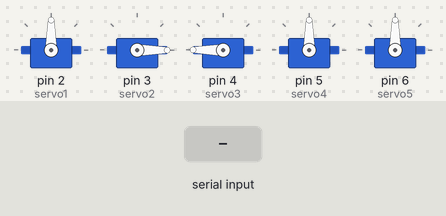
This sketch was run on a simulated Arduino Uno, built with avr-gcc and run on an emulated ATmega328P. Shown: 5 × servo. Inputs (shaded band) come from the test bench.

Above: at 2.9 s.
3.0 s: "a" received over Serial
At 3.8 s:
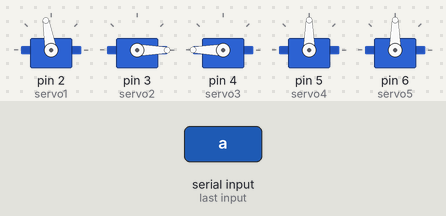
4.5 s: byte 105 (105) received over Serial
At 4.9 s:
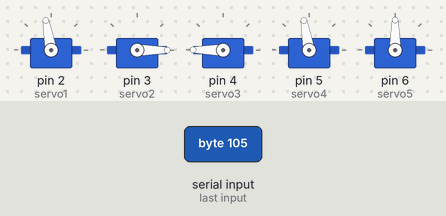
6.0 s: byte 103 (103) received over Serial
At 7.2 s:
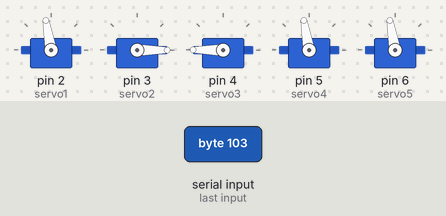
7.5 s: byte 106 (106) received over Serial
At 8.4 s:
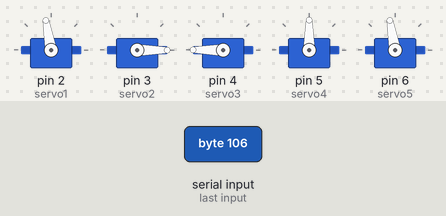
9.0 s: "b" received over Serial
At 9.5 s:
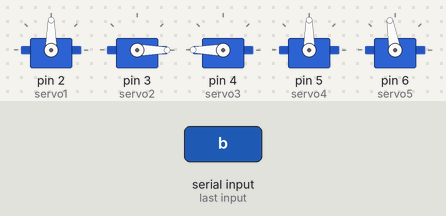
10.5 s: "f" received over Serial
At 11.9 s:
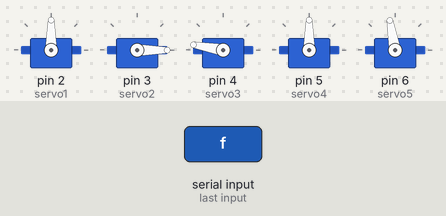
Timing chart, 0 to 13.0 s (numbered marks = the images above; inputs shaded):
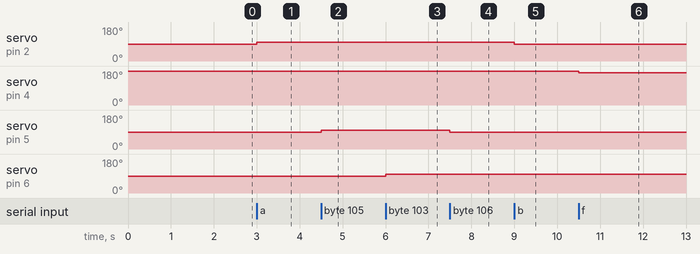

Measured:
- after the input at 3.0 s, servo on pin 2 (servo1): 90° → 100° at once
- after the input at 4.5 s, servo on pin 5 (servo4): 90° → 100° at once
- after the input at 6.0 s, servo on pin 6 (servo5): 90° → 100° at once
- after the input at 7.5 s, servo on pin 5 (servo4): 100° → 90° at once
- after the input at 9.0 s, servo on pin 2 (servo1): 100° → 90° at once
- after the input at 10.5 s, servo on pin 4 (servo3): 180° → 170° at once

The sketch:

BrazoBluetooth.ino
```cpp
#include <Servo.h>

Servo servo1;
Servo servo2;
Servo servo3;
Servo servo4;
Servo servo5;


int angulo1 = 90;
int angulo2 = 0;
int angulo3 = 180;
int angulo4 = 90;
int angulo5 = 90;
int suma = 5;


void setup() {

Serial.begin(9600);

                          /////////////////////////////SALIDAS DEL ARDUINO///////////////////////

servo1.attach(2);   /////////////SERVO BASE 1///////////////////
servo2.attach(3);   /////////////SERVO BASE 2//////////////////
servo3.attach(4);   ////////////SERVO EXTREMIDAD//////////////
servo4.attach(5);   ////////////SERVO GRIPPER O PINZA///////////
servo5.attach(6);   ////////////SERVO MUÑECA////////////////////

}

void loop() {

servo1.write(90);
servo2.write(0);
servo3.write(180);
servo4.write(90);
servo5.write(90);
delay(2000);
Bluetooth();

}


void Bluetooth(){

while(Serial.available()>0){

int option=Serial.read();


if(option==97){
BaseIn();
}
if(option==98){
BaseDec();
}
if(option==99){
BrazoIn();
}
if(option==100){
BrazoDec();
}
if(option==101){
Brazo2In();
}
if(option==102){
Brazo2Dec();
}
if(option==105){
MuneIn();
}
if(option==106){
MuneDec();
}
if(option==103){
PinzaIn();
}
if(option==104){
PinzaDec();
}
}


Bluetooth();
}


void BaseIn(){
angulo1+=10;
servo1.write(angulo1);
Bluetooth();
}

void BaseDec(){
angulo1-=10;
servo1.write(angulo1);
Bluetooth();
}

void BrazoIn(){
angulo2+=10;
servo2.write(angulo2);
Bluetooth();
}

void BrazoDec(){
angulo2-=10;
servo2.write(angulo2);
Bluetooth();
}

void Brazo2In(){
angulo3+=10;
servo3.write(angulo3);
Bluetooth();
}

void Brazo2Dec(){
angulo3-=10;
servo3.write(angulo3);
Bluetooth();
}

void MuneIn(){
angulo4+=10;
servo4.write(angulo4);
Bluetooth();
}

void MuneDec(){
angulo4-=10;
servo4.write(angulo4);
Bluetooth();
}

void PinzaIn(){
angulo5+=10;
servo5.write(angulo5);
Bluetooth();
}

void PinzaDec(){
angulo5-=10;
servo5.write(angulo5);
Bluetooth();
}

void rutina(){

for(angulo1  = 90; angulo1  <= 150; angulo1  += 1)
     {
          servo1.write(angulo1);
          delay(10);

     }
delay(1000);
          for(angulo2  = 0; angulo2  <= 30; angulo2  += 1)
          {
          servo2.write(angulo2);
          delay(10);
          }
delay(1000);

          for(angulo5  = 90; angulo5  <= 170; angulo5  += 1)
          {
               servo5.write(angulo5);
               delay(10);
          }
delay(1000);
               for(angulo3  = 180; angulo3  >= 130; angulo3  -= 1)
               {
               servo3.write(angulo3);
               delay(5);
               }
delay(1000);
for(angulo4  = 90; angulo4  <= 180; angulo4  += 1)
{
          servo4.write(angulo4);
          delay(5);
}
delay(1000);
rutina();
}
```
